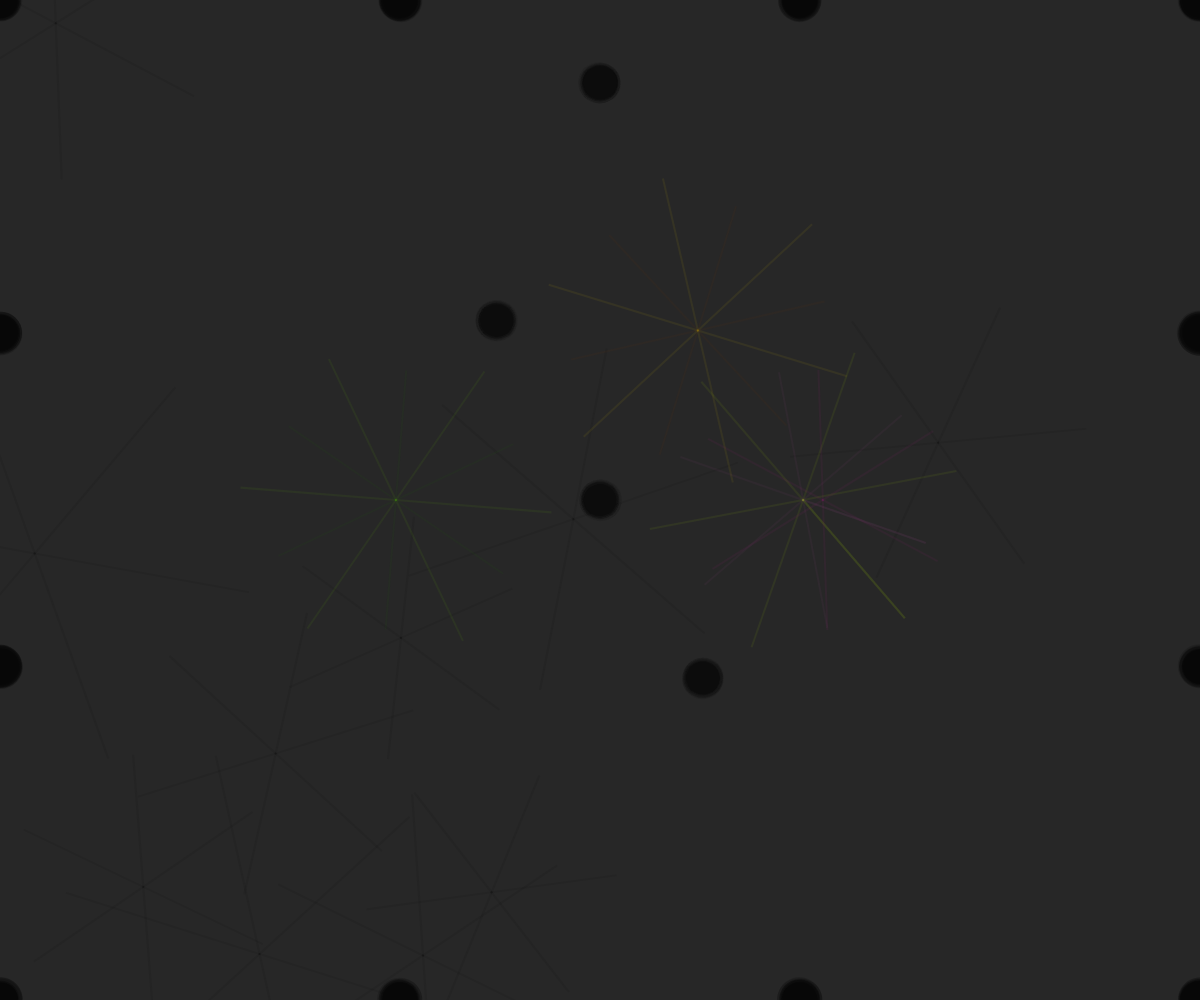
Frame 1 (no input)
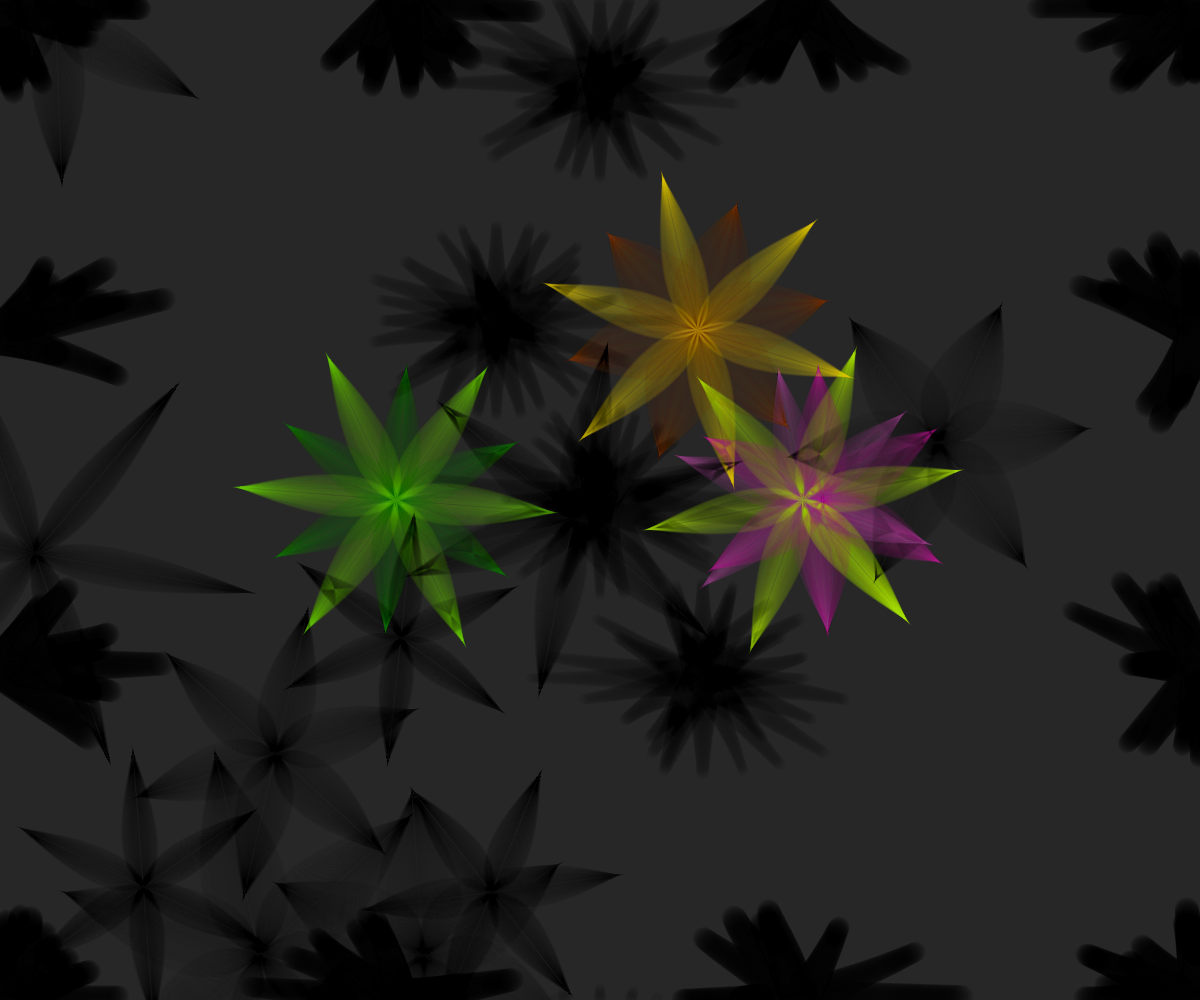
Frame 60 (no input)
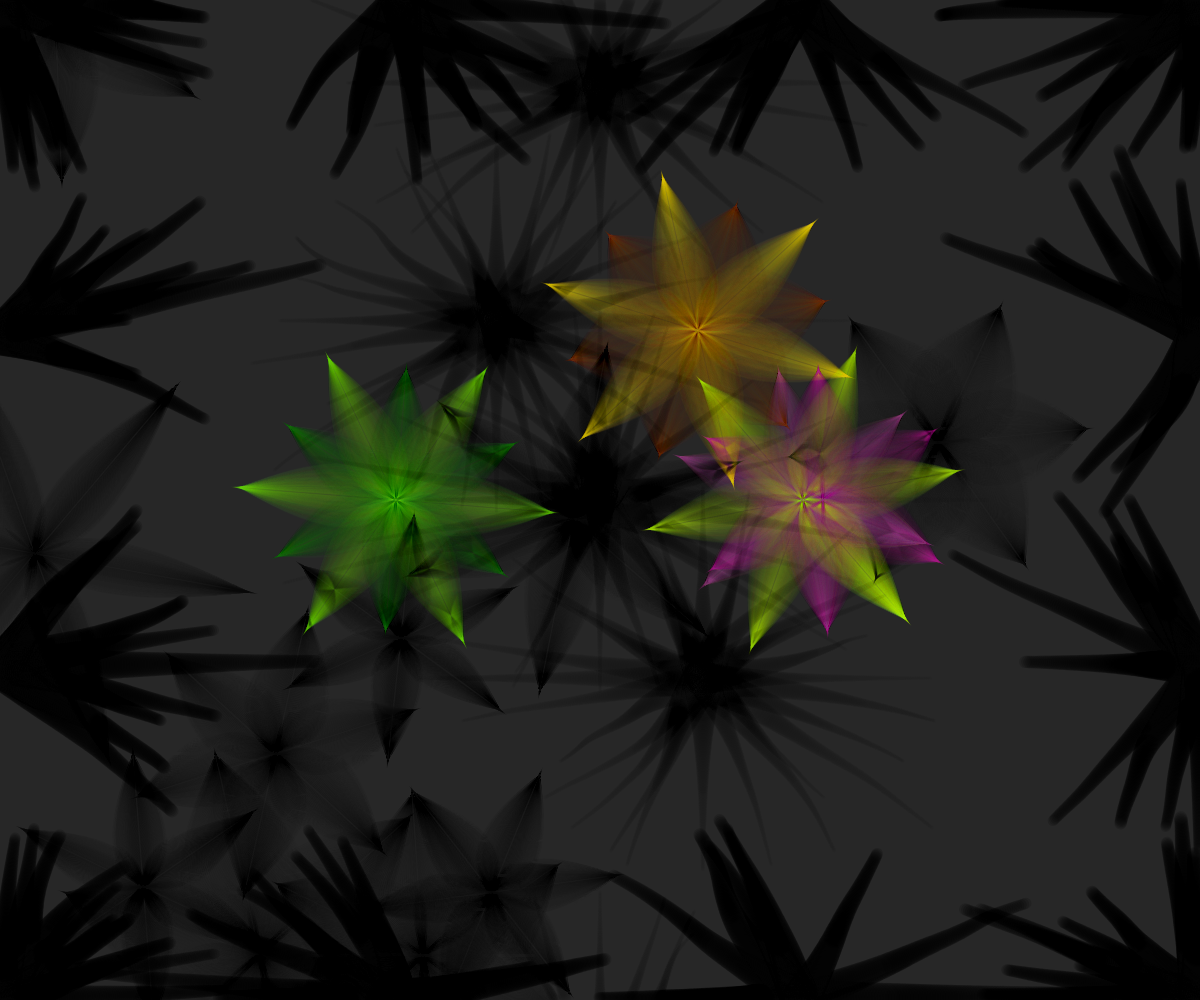
Frame 120 (the mouse pressed at the canvas centre since frame 60)

The p5.js sketch that drew these frames (run headless with seeded random() and noise() and a simulated clock; from frame 60 on, the mouse is pressed at the canvas centre):

// p5.js sketch
// ── sketch.js
var d=[];
var nx, ny, frames, complete;
var flower_count = 1;


function angle_corruption(){
	col =[0, 0, 0];
	for (var i=0; i<10; i++){
		////////////////////// TL ////////////////////////////////////////
		var g = new Splinter(0, 0, random(100), random(HALF_PI), col);
		g.scale = random(1.5, 2);
		g.alpha = 40;
		g.weight = random(W*0.034, W*0.045);
		g.weight_inc = .99;
		d.push(g);
		///////////////////// TM //////////////////////////////////////////
		var g = new Splinter(width/3, 0, random(100), random(PI), col);
		g.scale = random(1.5, 2);
		g.alpha = 40;
		g.weight = random(W*0.034, W*0.045);
		g.weight_inc = .99;
		d.push(g);
		var g = new Splinter(2*width/3, 0, random(100), random(PI), col);
		g.scale = random(1.5, 2);
		g.alpha = 40;
		g.weight = random(W*0.034, W*0.045);
		g.weight_inc = .99;
		d.push(g);
		//////////////////// TR ///////////////////////////////////////////
		var g = new Splinter(width, 0, random(100), random(HALF_PI, PI), col);
		g.scale = random(1.5, 2);
		g.alpha = 40;
		g.weight = random(W*0.034, W*0.045);
		g.weight_inc = .99;
		d.push(g);
		/////////////////// RM ////////////////////////////////////////////
		var g = new Splinter(width, height/3, random(100), random(HALF_PI, PI + HALF_PI), col);
		g.scale = random(1.5, 2);
		g.alpha = 40;
		g.weight = random(W*0.034, W*0.045);
		g.weight_inc = .99;
		d.push(g);
		var g = new Splinter(width, 2*height/3, random(100), random(HALF_PI, PI + HALF_PI), col);
		g.scale = random(1.5, 2);
		g.alpha = 40;
		g.weight = random(W*0.034, W*0.045);
		g.weight_inc = .99;
		d.push(g);
		/////////////////// BR ////////////////////////////////////////////
		var g = new Splinter(width, height, random(100), random(PI, PI+HALF_PI), col);
		g.scale = random(1.5, 2);
		g.alpha = 40;
		g.weight = random(W*0.034, W*0.045);
		g.weight_inc = .99;
		d.push(g);
		//////////////////// BM /////////////////////////////////////
		var g = new Splinter(width/3, height, random(100), random(-PI, 0), col);
		g.scale = random(1.5, 2);
		g.alpha = 40;
		g.weight = random(W*0.034, W*0.045);
		g.weight_inc = .99;
		d.push(g);
		var g = new Splinter(2*width/3, height, random(100), random(-PI, 0), col);
		g.scale = random(1.5, 2);
		g.alpha = 40;
		g.weight = random(W*0.034, W*0.045);
		g.weight_inc = .99;
		d.push(g);
		/////////////////// BL /////////////////////////////////////
		var g = new Splinter(0, height, random(100), random(0, -HALF_PI), col);
		g.scale = random(1.5, 2);
		g.alpha = 40;
		g.weight = random(W*0.034, W*0.045);
		g.weight_inc = .99;
		d.push(g);
		/////////////////// LM ////////////////////////////////////
		var g = new Splinter(0, height/3, random(100), random(-HALF_PI, HALF_PI), col);
		g.scale = random(1.5, 2);
		g.alpha = 40;
		g.weight = random(W*0.034, W*0.045);
		g.weight_inc = .99;
		d.push(g);
		var g = new Splinter(0, 2*height/3, random(100), random(-HALF_PI, HALF_PI), col);
		g.scale = random(1.5, 2);
		g.alpha = 40;
		g.weight = random(W*0.034, W*0.045);
		g.weight_inc = .99;
		d.push(g);
		
		var inc = random(W*0.0005, W*0.0015);
		var x = random(width);
		var y = random(height);
		var offset = random(TWO_PI);
		var h = random(W/10, W/4);
		var petals = 1;
		d.push(new QuadraticPetal(x, y, offset, h, col, inc));
		d.push(new QuadraticPetal(x, y, offset+PI/3, h, col, inc));
		d.push(new QuadraticPetal(x, y, offset+2*PI/3, h, col, inc));
		d.push(new QuadraticPetal(x, y, offset+3*PI/3, h, col, inc));
		d.push(new QuadraticPetal(x, y, offset+4*PI/3, h, col, inc));
		d.push(new QuadraticPetal(x, y, offset+5*PI/3, h, col, inc));
	}

}



function circular(s){
	d.push(new Composition(width/2, height/2, s));
	for(var i=0; i<TWO_PI; i+=PI/3){
		if (int(random(2)) == 1){
		var x = width/2 + cos(i) * (1.8*s - .4*s*noise(nx));
		var y = height/2 + sin(i) * (1.8*s - .4*s*noise(nx));
		d.push(new Composition(x, y, s));
		nx += 0.01;
		flower_count++;
		}
	}
	for(var i=0; i<TWO_PI; i+=PI/6){
		if (int(random(3)) == 1){
		var x = width/2 + cos(i) * (3.3*s - .2*s*noise(nx));
		var y = height/2 + sin(i) * (3.3*s - .2*s*noise(nx));
		d.push(new Composition(x, y, s));
		nx += 0.01;
		flower_count++;
		}	
	}
}



function setup(){
	if(windowHeight > windowWidth){
		W = windowWidth;
	}else{
		W = windowHeight;
	}
	createCanvas(windowWidth, windowHeight);
	background(random(10, 50));
	noFill();
	nx = random(100);
	ny = random(100);
	frames = 0;
	complete = 0;
	angle_corruption();
	circular(W*.13);
}




function draw(){
	for(var i=0; i<d.length; i++){
		if (d[i].constructor['name'] == 'Splinter' || d[i].constructor['name'] == 'QuadraticPetal'){
			d[i].update();
		}
		else if ( (d[i].grass_state == 1 && d[i].order[1] == 2) || (d[i].petals_state == 1 && d[i].order[1] == 1) ){	
			d[i].time_update();
		}
		else if(frames > 500){
			d[i].time_update();
		}
	}
	frames++;
}


function Composition(x, y, h){
	this.x = x;
	this.y = y;
	this.grass = [];
	this.petals = [];
	this.splinters = [];


	this.white = int(random(7));
	this.grass_state = 1;
	this.petals_state = 1;
	this.splinters_state = 1;
	if(round(random())){
		this.order = [0, 2, 1];
	}
	else{
		this.order = [0, 1, 2];
	}

	// Grass
	for(var j=0; j<TWO_PI; j+=PI/14){
		col =[0, 0, 0];
		var g = new Splinter(x, y, random(100), j, col);
		g.scale = 2;
		g.alpha = 10;
		g.weight = random(W*0.0316, W*0.04215);
		this.grass.push(g);
	}
	// Petals
	col = [random(255), random(255), random(255)];
	petals_off = random(TWO_PI);
	inc = random(W*0.0005, W*0.0015);
	for(var i = petals_off; i < TWO_PI+petals_off; i+=PI/3){
		this.petals.push(new QuadraticPetal(this.x, this.y, i, h, col, inc));
	}
	
	// Splinters
	for (var offset=0; offset < PI/6; offset+=0.08){
		if(!this.white){
			col = [255, 255, 255];
		}else{
			col = [random(255), random(255), random(255)];
		}
		for (var i=petals_off; i<TWO_PI+petals_off; i+=PI/3){	
			var s1 = W * 0.11
			var s2 = W * .19 * offset
			var x = cos(i+offset) * (s1-s2) + this.x;
			var y = sin(i+offset) * (s1-s2) + this.y;
			t = new Splinter(x, y, nx, i-offset, col);
			t.sacle = h/200;

			this.splinters.push(t);
			nx+=0.09;
		}
	}

	// Leaves
	if (int(random(2)) == 1){
		col = [random(100, 255), random(150, 230), 0];
		leaves_off = petals_off + PI/6;
		inc = W*0.0007;
		for(var i = leaves_off; i < TWO_PI+leaves_off; i+=PI/3){
			this.petals.push(new QuadraticPetal(this.x, this.y, i, h*1.2, col, inc));
		}
	}

	// noraml: 0 2 1    |    
	this.time_update = () => {
		if(this.grass_state + this.petals_state == this.order[0]){
			this.splinters_state = 0;
			for(var i=0; i<this.splinters.length; i++){
				this.splinters[i].update();
				this.splinters_state += this.splinters[i].state;
			}
			this.splinters_state = Math.floor(
				this.splinters_state / this.splinters.length);
		}
		else if(this.grass_state + this.petals_state == this.order[2]){
			this.petals_state = 0;
			for(var i=0; i<this.petals.length; i++){
				this.petals[i].update();
				this.petals_state += this.petals[i].state;
			}	
			this.petals_state = Math.floor(
				this.petals_state / this.petals.length);
		}
		else if(this.grass_state + this.petals_state == this.order[1]){
			this.grass_state = 0;
			for(var i=0; i<this.grass.length; i++){
				this.grass[i].update();
				this.grass_state += this.grass[i].state;
			}
			this.grass_state = Math.floor(
				this.grass_state / this.grass.length);
		}
	}
}



function Splinter(x, y, n, dir, col){
	this.x = x;
	this.y = y;
	this.noise = n;//random(100);
	this.maxWeight = random(W*0.0159, W*0.0232); // (15 , 22) W=949
	this.weight = this.maxWeight;
	this.alpha = 10;
	this.state = 1;
	this.color = col;
	this.direction = dir;
	this.scale = 1;
	this.xplus = W*0.0022; // ~ 2  W = 949
	this.yplus = W*0.0008; // ~ .7  W = 949
	this.weight_inc = .98;

	this.update = () => {
		if(!this.state){
			return 0;
		}
		this.weight *= this.weight_inc;
		this.alpha -= .02;
		strokeWeight(this.weight);
		stroke(this.color[0], this.color[1], this.color[2], this.alpha);
		if (this.alpha < 2 || this.weight < .2){
			this.state = 0;
		}
		var x_inc = cos(this.direction) * noise(this.noise)*this.xplus;
		var y_inc = sin(this.direction)*this.yplus;
		line(this.x, this.y, this.x + x_inc, this.y+y_inc);
		this.y += y_inc*this.scale;
		this.x += x_inc*this.scale;
		if (this.x > width){
			this.x = 0;
		}
		else if (this.x < 0){
			this.x = width;
		}
		else if (this.y > height){
			this.y = 0;
		}
		else if (this.y < 0){
			this.y = height;
		}


		this.noise += 0.01;
	}
}



function QuadraticPetal(x, y, a, h, col, inc){
	this.x = x;
	this.y = y;
	this.angle = a;
	this.h = h;
	this.x0 = this.x + cos(this.angle) * this.h;
	this.y0 = this.y + sin(this.angle) * this.h;
	this.w = 0;
	this.alpha = 20;
	this.state = 1;
	this.color = col;
	this.inc = inc;


	this.update = () => {
		if (!this.state){
			return 0;
		}
		this.alpha -= 0.2;
		strokeWeight(W*0.00211);
		stroke(this.color[0], this.color[1], this.color[2], this.alpha);
		if (this.alpha < 2){
			this.state = 0;
		}
		// PetalPoint Calculations
		var xm = this.x + cos(this.angle) * (this.h * .2);
		var ym = this.y + sin(this.angle) * (this.h * .2);
		var xDisp = cos(this.angle-HALF_PI) * this.w;
		var yDisp = sin(this.angle-HALF_PI) * this.w;
		
		var xR = xm + xDisp;
		var yR = ym + yDisp;
		var xL = xm - xDisp;
		var yL = ym - yDisp;
		
		///////////////////////////////
		
		beginShape();
		vertex(this.x, this.y);
		quadraticVertex(xR, yR, this.x0, this.y0);

		quadraticVertex(xL, yL, this.x, this.y);
		endShape();
		this.w += this.inc;
	}
}
